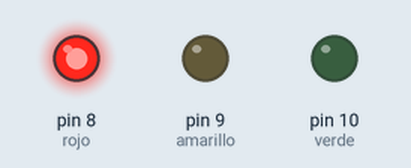
Bench run of a sketch on a simulated Arduino Uno, built with avr-gcc and run on an emulated ATmega328P. On the bench: output pins drawn as LEDs (lit = HIGH).

Above: at 2.5 s.
At 9.5 s:
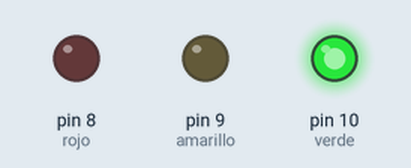
At 13.0 s:
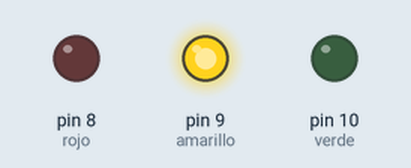
Timing chart, 0 to 18.2 s (numbered marks = the images above):
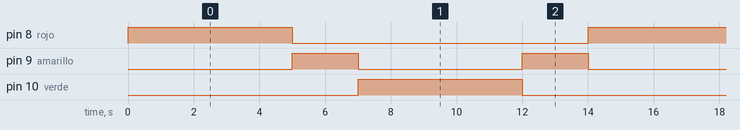

Measured:
- by itself, pin 8 (rojo), pin 10 (verde): alternates HIGH for 5.0 s and LOW for 9.0 s
- by itself, pin 9 (amarillo): alternates HIGH for 2.0 s and LOW for 5.0 s
- by itself, everything shown: repeats every 14.0 s, in 5 steps

The sketch:

Traffic_light.ino
```cpp
int rojo = 8;
int amarillo = 9;
int verde = 10;

void setup() {

  pinMode(rojo, OUTPUT);
  pinMode(amarillo, OUTPUT);
  pinMode(verde, OUTPUT);

}

void loop() {

  // ROJO
  digitalWrite(rojo, HIGH);
  digitalWrite(amarillo, LOW);
  digitalWrite(verde, LOW);
  delay(5000);

  // AMARILLO
  digitalWrite(rojo, LOW);
  digitalWrite(amarillo, HIGH);
  delay(2000);

  // VERDE
  digitalWrite(amarillo, LOW);
  digitalWrite(verde, HIGH);
  delay(5000);

  // AMARILLO antes del rojo
  digitalWrite(verde, LOW);
  digitalWrite(amarillo, HIGH);
  delay(2000);

  digitalWrite(amarillo, LOW);
}
```
